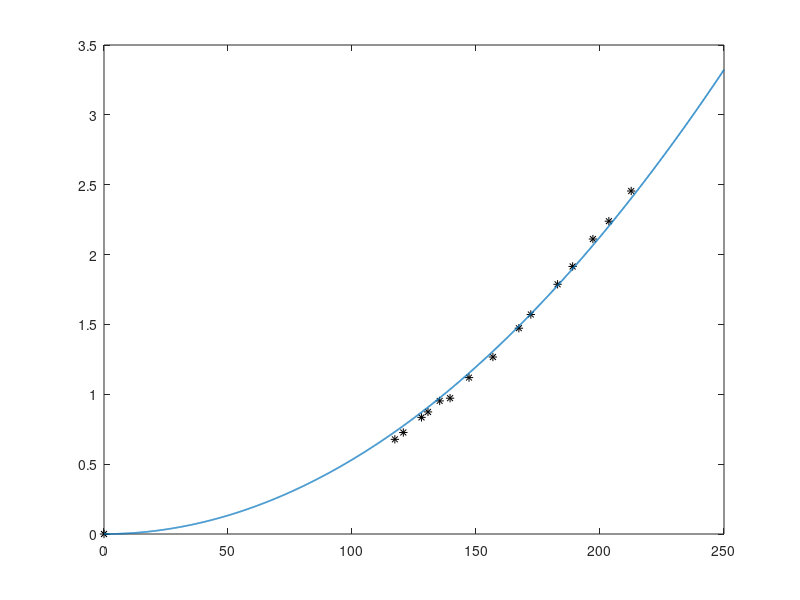

MATLAB code for this plot:
ThrustData=[0 0.67758 0.72668 0.8347 0.87398 0.95254 0.97218 1.11948 1.26678 1.473 1.5712 1.78724 1.9149 2.1113 ...
    2.23896 2.455];
SpeedData=[0 117.2861257 120.6895178 128.0199006 130.6378945 135.3502835 139.5390737 147.1836158 156.817833 ...
    167.2898088 172.1069175 182.8930523 188.9667981 197.134939 203.575204 212.5811029];
plot(SpeedData,ThrustData,'*k')
hold on;
Kth=5.316868e-05;

t=linspace(0,250,2000);
curve=Kth.*t.^2;

plot(t,curve,'LineWidth',1.2)